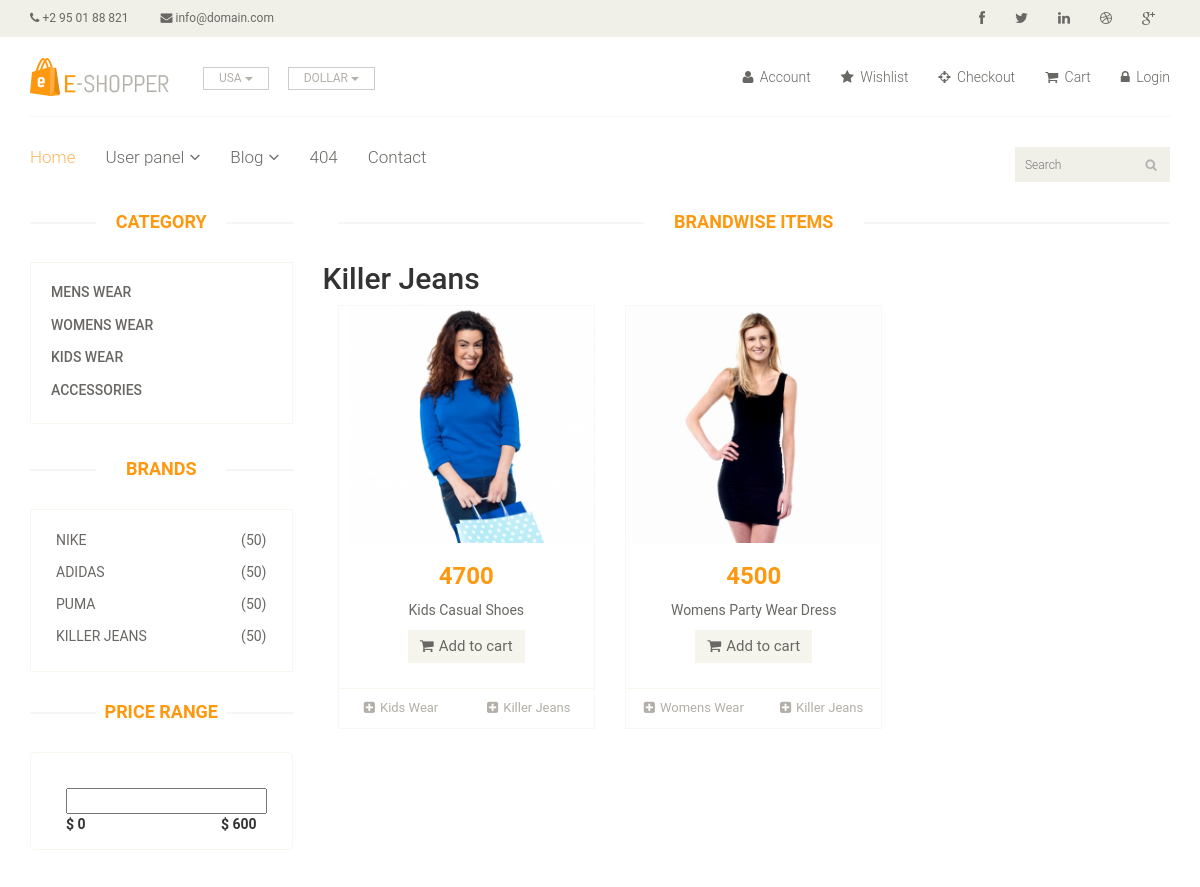
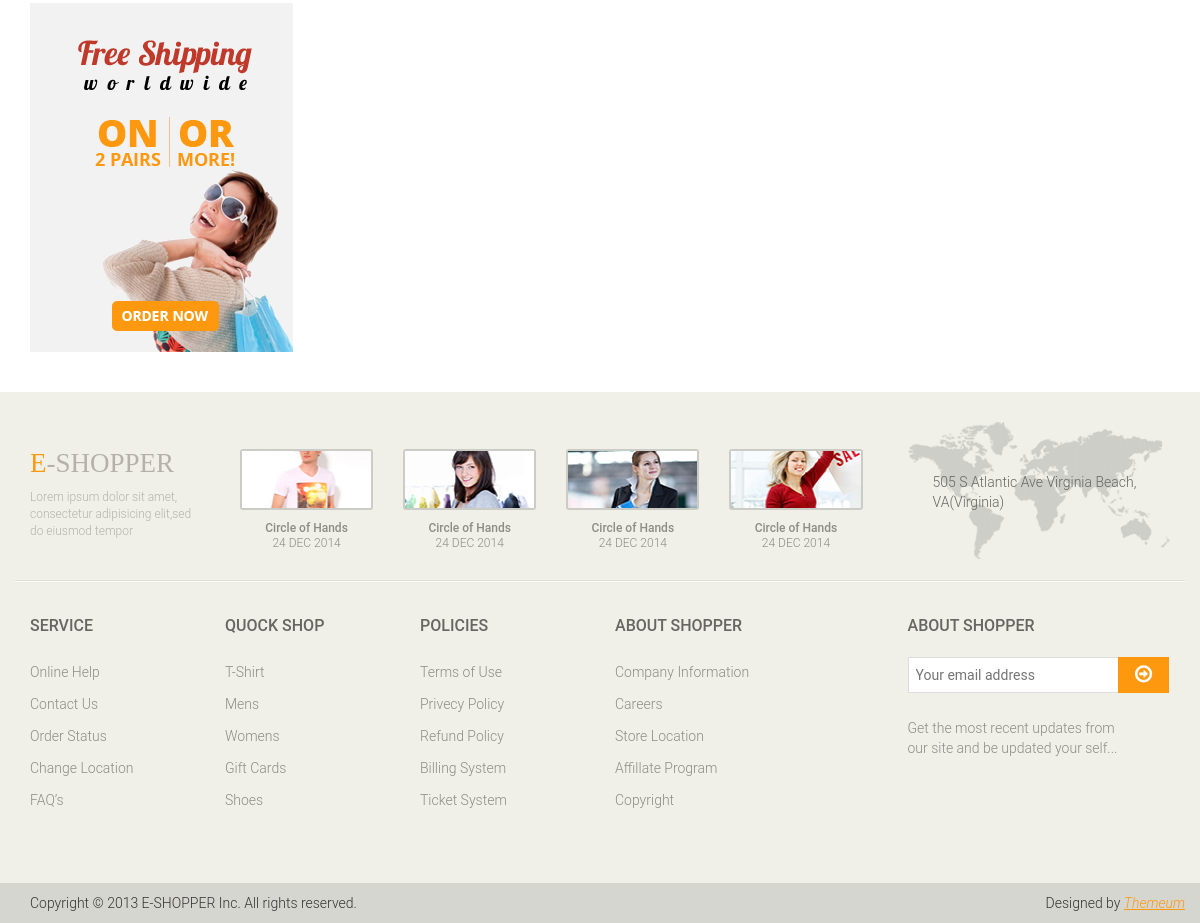
The page /project/brand-wise-product.php?brid=4 on the database its author committed (2 pictures, top to bottom).
### tables this page shows
CREATE TABLE IF NOT EXISTS `categories` (
`ca_id` int(11) NOT NULL,
  `ca_name` varchar(100) NOT NULL,
  `ca_time` timestamp NOT NULL DEFAULT CURRENT_TIMESTAMP ON UPDATE CURRENT_TIMESTAMP
);

CREATE TABLE IF NOT EXISTS `brands` (
`br_id` int(11) NOT NULL,
  `br_name` varchar(100) NOT NULL,
  `br_time` timestamp NOT NULL DEFAULT CURRENT_TIMESTAMP ON UPDATE CURRENT_TIMESTAMP
);

CREATE TABLE IF NOT EXISTS `products` (
`pro_id` int(11) NOT NULL,
  `pro_name` varchar(100) DEFAULT NULL,
  `pro_price` decimal(8,2) DEFAULT NULL,
  `pro_discount` tinyint(4) DEFAULT NULL,
  `pro_description` longtext,
  `pro_caid` int(11) DEFAULT NULL,
  `pro_brid` int(11) DEFAULT NULL,
  `pro_path` text,
  `pro_time` timestamp NOT NULL DEFAULT CURRENT_TIMESTAMP ON UPDATE CURRENT_TIMESTAMP
);

### project/brand-wise-product.php (the view, shortened to what this page needs)
<?php
	require_once 'header.php';
?>
	<section>
		<div class="container">
			<div class="row">
				<div class="col-sm-3">
					<?php
					require_once 'sidebar.php';
					?>
				</div>
				<div class="col-sm-9 padding-right">
					<div class="features_items">
						<h2 class="title text-center">Brandwise Items</h2>
<?php
	$branditem=$_GET['brid'];
	$str_brand="select br_name from brands where br_id= '$branditem' ";
	$result=mysqli_query($conn,$str_brand) or die(mysqli_error($conn));
	$result_brand= mysqli_fetch_assoc($result);
	echo "<h2>".$result_brand['br_name']."</h2>";
	$str = "select pro_id,pro_name,pro_price,pro_discount,pro_description,pro_path,br_name,ca_name  from brands,categories,products where br_id=pro_brid and ca_id=pro_caid and pro_brid= $branditem order by pro_id desc";
	$res = mysqli_query($conn,$str) or die(mysqli_error($conn));
	if($res->num_rows > 0):
	while($ans = $res->fetch_array(MYSQLI_ASSOC)):
?>
	<div class="col-sm-4">
		<div class="product-image-wrapper">
			<div class="single-products">
					<div class="productinfo text-center">
						<img src="<?php echo $ans['pro_path'];?>" alt="" />
						<h2><?php echo round($ans['pro_price']);?></h2>
						<p><?php echo $ans['pro_name'];?></p>
						<a href="#" class="btn btn-default add-to-cart"><i class="fa fa-shopping-cart"></i>Add to cart</a>
					</div>
					<div class="product-overlay">
						<div class="overlay-content">
						</div>
					</div>
			</div>
			<div class="choose">
				<ul class="nav nav-pills nav-justified">
					<li><a href="#"><i class="fa fa-plus-square"></i><?php echo $ans['ca_name'];?></a></li>
					<li><a href="#"><i class="fa fa-plus-square"></i><?php echo $ans['br_name'];?></a></li>
				</ul>
			</div>
		</div>
	</div>
<?php
	endwhile;
	endif;
?>
					</div>
				</div>
			</div>
		</div>
	</section>
<?php
	require_once 'footer.php';
?>

### project/sidebar.php
<div class="left-sidebar">
						<h2>Category</h2>
						<div class="panel-group category-products" id="accordian">
							<?php
								$str="select ca_id,ca_name from categories";
								$res=mysqli_query($conn,$str) or die(mysqli_error($conn));
								if($res->num_rows>0):
									while ($ans=$res->fetch_array(MYSQLI_ASSOC)) :
							?>
							<div class="panel panel-default">
									<div class="panel-heading">
										<h4 class="panel-title"><a href="category-wise-product.php?catid=<?php echo $ans['ca_id']?> ">
											<?php
												echo($ans['ca_name']);
											?>
										</a></h4>
									</div>
								</div>
								<?php
								endwhile;
								endif;
							?>
						</div>
						<div class="brands_products">
							<h2>Brands</h2>
							<div class="brands-name">
								<ul class="nav nav-pills nav-stacked">
									<?php
										$str="select br_id,br_name from brands";
										$res=mysqli_query($conn,$str) or die(mysqli_error($conn));
										if($res->num_rows>0):
											while ($ans=$res->fetch_array(MYSQLI_ASSOC)) :
									?>
										<li><a href="brand-wise-product.php?brid=<?php echo $ans['br_id']?>"> <span class="pull-right">(50)</span>
												<?php
													echo $ans['br_name'];
												?>
											</a>
										</li>
									<?php
										endwhile;
										endif;
									?>
								</ul>
							</div>
						</div>
						<div class="price-range">
							<h2>Price Range</h2>
							<div class="well text-center">
								 <input type="text" class="span2" value="" data-slider-min="0" data-slider-max="600" data-slider-step="5" data-slider-value="[250,450]" id="sl2" ><br />
								 <b class="pull-left">$ 0</b> <b class="pull-right">$ 600</b>
							</div>
						</div>
						<div class="shipping text-center">
							<img src="images/home/shipping.jpg" alt="" />
						</div>
</div>

### project/css/main.css (style rules this page uses)
ul li { list-style: none; }
a { -webkit-transition: 300ms; -moz-transition: 300ms; -o-transition: 300ms; transition: 300ms; }
h1, h2, h3, h4, h5, h6 { font-family: 'Roboto', sans-serif; }
.category-products { border: 1px solid #F7F7F0; margin-bottom: 35px; padding-bottom: 20px; padding-top: 15px; }
.left-sidebar h2, .brands_products h2 { color: #FE980F; font-family: 'Roboto', sans-serif; font-size: 18px; font-weight: 700; margin: 0 auto 30px; text-align: center; text-transform: uppercase; position: relative; z-index:3; }
.left-sidebar h2:after, h2.title:after { content: " "; position: absolute; border: 1px solid #f5f5f5; bottom:8px; left: 0; width: 100%; height: 0; z-index: -2; }
.left-sidebar h2:before { content: " "; position: absolute; background: #fff; bottom: -6px; width: 130px; height: 30px; z-index: -1; left: 50%; margin-left: -65px; }
h2.title:before { content: " "; position: absolute; background: #fff; bottom: -6px; width: 220px; height: 30px; z-index: -1; left: 50%; margin-left: -110px; }
.category-products .panel { background-color: #FFFFFF; border: 0px; border-radius: 0px; box-shadow:none; margin-bottom: 0px; }
.category-products .panel-default .panel-heading { background-color: #FFFFFF; border: 0 none; color: #FFFFFF; padding: 5px 20px; }
.category-products .panel-default .panel-heading .panel-title a { color: #696763; font-family: 'Roboto', sans-serif; font-size: 14px; text-decoration: none; text-transform: uppercase; }
.brands-name { border: 1px solid #F7F7F0; padding-bottom: 20px; padding-top: 15px; }
.brands-name .nav-stacked li a { background-color: #FFFFFF; color: #696763; font-family: 'Roboto', sans-serif; font-size: 14px; padding: 5px 25px; text-decoration: none; text-transform: uppercase; }
.shipping { background-color: #F2F2F2; margin-top: 40px; overflow: hidden; padding-top: 20px; padding- bottom: 20px; margin-bottom: 40px; position: relative; }
.price-range { margin-top:30px; }
.well { background-color: #FFFFFF; border: 1px solid #F7F7F0; border-radius: 4px; box-shadow: none; margin-bottom: 20px; min-height: 20px; padding: 35px; }
.padding-right { padding-right: 0; }
.features_items { overflow:hidden; }
h2.title { color: #FE980F; font-family: 'Roboto', sans-serif; font-size: 18px; font-weight: 700; margin: 0 15px; text-transform: uppercase; margin-bottom: 30px; position: relative; }
.product-image-wrapper { border:1px solid #F7F7F5; overflow: hidden; margin-bottom:30px; }
.single-products { position: relative; }
.productinfo h2 { color: #FE980F; font-family: 'Roboto', sans-serif; font-size: 24px; font-weight: 700; }
.productinfo p { font-family: 'Roboto', sans-serif; font-size: 14px; font-weight: 400; color: #696763; }
.productinfo img { width: 100%; }
.productinfo { position:relative; }
.product-overlay { background:#FE980F; top: 0; display: none; height: 0; position: absolute; transition: height 500ms ease 0s; width: 100%; display: block; opacity:; }
.product-overlay .overlay-content { bottom: 0; position: absolute; bottom: 0; text-align: center; width: 100%; }
.add-to-cart { background:#F5F5ED; border: 0 none; border-radius: 0; color: #696763; font-family: 'Roboto', sans-serif; font-size: 15px; margin-bottom: 25px; }
.add-to-cart i { margin-right:5px; }
.choose { border-top: 1px solid #F7F7F0; }
.choose ul li a { color: #B3AFA8; font-family: 'Roboto', sans-serif; font-size: 13px; padding-left: 0; padding-right: 0; }
.choose ul li a i { margin-right:5px; }

### rows shown on the page
categories: ca_name "MENS WEAR"
categories: ca_name "WOMENS WEAR"
categories: ca_name "KIDS WEAR"
categories: ca_name "ACCESSORIES"
brands: br_name "NIKE"
brands: br_name "ADIDAS"
brands: br_name "PUMA"
brands: br_name "KILLER JEANS", br_name "Killer Jeans", products.pro_path (picture), products.pro_price "4700", products.pro_name "Kids Casual Shoes", categories.ca_name "Kids Wear", products.pro_price "4500", products.pro_name "Womens Party Wear Dress", categories.ca_name "Womens Wear"
